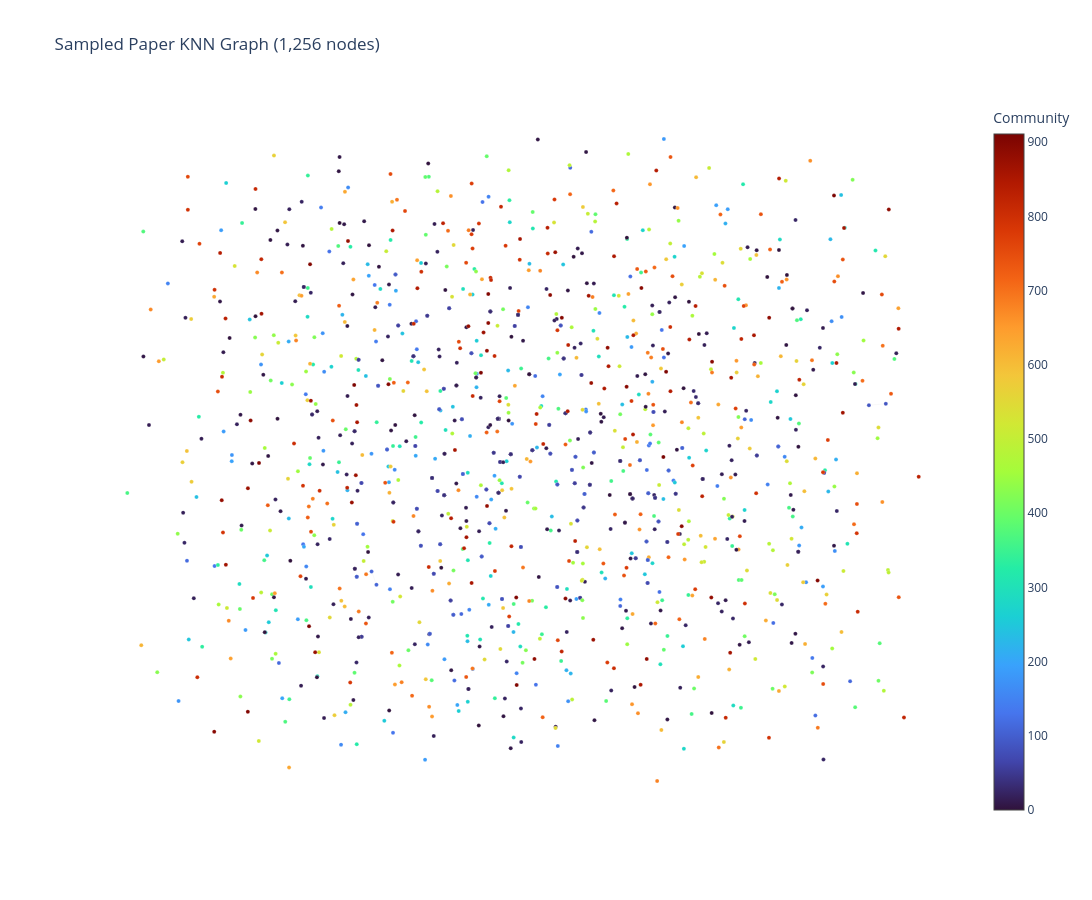

Write notebook code for a chart like this one.
### Markdown cell above
## §7  Interactive Visualisation (Sampled Sub-Graph)

Sample ≤ `SAMPLING_SIZE` nodes (stratified by community), spring layout, Plotly HTML.
Also: community × topic cross-table (+ NMI).

### Code cell
# §7  Interactive Sampled Graph Visualisation
# ══════════════════════════════════════════════════════════════════════
import plotly.graph_objects as go


def sample_subgraph(nodes_df, edges_df, max_nodes=5000, seed=42):
    """Stratified sampling up to max_nodes."""
    rng = np.random.RandomState(seed)
    n_comms = nodes_df["community_id"].nunique()
    max_per = max(10, max_nodes // n_comms)
    sampled_ids = []
    for cid, grp in nodes_df.groupby("community_id"):
        ids = grp.index.tolist()
        if len(ids) > max_per:
            ids = rng.choice(ids, size=max_per, replace=False).tolist()
        sampled_ids.extend(ids)
    if len(sampled_ids) > max_nodes:
        sampled_ids = rng.choice(sampled_ids, size=max_nodes, replace=False).tolist()

    id_set = set(sampled_ids)
    sub_edges = edges_df[
        edges_df["i"].isin(id_set) & edges_df["j"].isin(id_set)].copy()
    old2new = {old: new for new, old in enumerate(sorted(id_set))}
    sub_nodes = nodes_df.loc[sorted(id_set)].reset_index(drop=True)
    sub_edges["i"] = sub_edges["i"].map(old2new)
    sub_edges["j"] = sub_edges["j"].map(old2new)
    sub_edges = sub_edges.dropna(subset=["i", "j"])
    sub_edges["i"] = sub_edges["i"].astype(int)
    sub_edges["j"] = sub_edges["j"].astype(int)
    print(f"Sampled sub-graph: {len(sub_nodes):,} nodes, {len(sub_edges):,} edges")
    return sub_nodes, sub_edges, old2new


def make_interactive_graph(sub_nodes, sub_edges, output_path, seed=42):
    """Spring layout + Plotly scatter."""
    n = len(sub_nodes)
    g = ig.Graph(n=n, directed=False)
    el = list(zip(sub_edges["i"].tolist(), sub_edges["j"].tolist()))
    if el:
        g.add_edges(el)

    print("Computing layout ...")
    np.random.seed(seed)
    layout = g.layout_fruchterman_reingold(niter=500)
    coords = np.array(layout.coords)
    
    max_draw = 20_000
    draw_e = sub_edges if len(sub_edges) <= max_draw else \
             sub_edges.sample(n=max_draw, random_state=seed)
    edge_x, edge_y = [], []
    for _, r in draw_e.iterrows():
        ii, jj = int(r["i"]), int(r["j"])
        if ii < len(coords) and jj < len(coords):
            edge_x += [coords[ii,0], coords[jj,0], None]
            edge_y += [coords[ii,1], coords[jj,1], None]

    edge_trace = go.Scatter(
        x=edge_x, y=edge_y, mode="lines",
        line=dict(width=0.3, color="rgba(180,180,180,0.3)"),
        hoverinfo="none")
    hover = [
        f"id={r['paper_id']}<br>year={r['year']}<br>"
        f"country={r['country']}<br>topic={r['topic']}<br>"
        f"comm={r['community_id']}<br>deg={r['degree']}"
        for _, r in sub_nodes.iterrows()]
    node_trace = go.Scatter(
        x=coords[:, 0], y=coords[:, 1], mode="markers",
        marker=dict(size=4, color=sub_nodes["community_id"].values,
                    colorscale="Turbo", showscale=True,
                    colorbar=dict(title="Community"),
                    line=dict(width=0.2, color="white")),
        text=hover, hoverinfo="text")

    fig = go.Figure(data=[edge_trace, node_trace])
    fig.update_layout(
        title=f"Sampled Paper KNN Graph ({len(sub_nodes):,} nodes)",
        showlegend=False,
        xaxis=dict(showgrid=False, zeroline=False, showticklabels=False),
        yaxis=dict(showgrid=False, zeroline=False, showticklabels=False),
        width=1200, height=900, template="plotly_white")
    fig.write_html(str(output_path))
    print(f"Saved {output_path}")
    try:
        fig.show()
    except Exception as _e:
        print(f"fig.show() failed ({_e}); open the HTML file instead.")


def community_topic_crosstab(nodes_df):
    """Community x Topic cross-table + NMI."""
    valid = nodes_df[nodes_df["topic"] != -1].copy()
    if len(valid) == 0:
        print("No valid topics for cross-tab")
        return None, None
    ct = pd.crosstab(valid["community_id"], valid["topic"])
    print(f"Community x Topic cross-tab: {ct.shape}")
    try:
        from sklearn.metrics import normalized_mutual_info_score
        nmi = normalized_mutual_info_score(
            valid["community_id"].values, valid["topic"].values)
        print(f"NMI(community, topic) = {nmi:.4f}")
    except Exception:
        nmi = None
    return ct, nmi


sub_nodes, sub_edges, _ = sample_subgraph(
    nodes, edges_raw, max_nodes=SAMPLING_SIZE, seed=SEED)
make_interactive_graph(
    sub_nodes, sub_edges, FIGS_DIR / "sampled_graph.html", seed=SEED)
ct_table, nmi_val = community_topic_crosstab(nodes)

### Figure 1 — Plotly figure (JSON) as saved in the notebook; plotly's stock layout.template omitted (floating-point values rounded to 4 significant figures; data arrays with more than 128 entries replaced by an {"elided": "..."} marker saying what was removed)
{"data": [{"hoverinfo": "none", "line": {"color": "rgba(180,180,180,0.3)", "width": 0.3}, "mode": "lines", "type": "scatter", "x": {"elided": "438 float values"}, "y": {"elided": "438 float values"}}, {"hoverinfo": "text", "marker": {"color": {"elided": "1256 int values"}, "colorbar": {"title": {"text": "Community"}}, "colorscale": [[0, "#30123b"], [0.07143, "#4145ab"], [0.1429, "#4675ed"], [0.2143, "#39a2fc"], [0.2857, "#1bcfd4"], [0.3571, "#24eca6"], [0.4286, "#61fc6c"], [0.5, "#a4fc3b"], [0.5714, "#d1e834"], [0.6429, "#f3c63a"], [0.7143, "#fe9b2d"], [0.7857, "#f36315"], [0.8571, "#d93806"], [0.9286, "#b11901"], [1, "#7a0402"]], "line": {"color": "white", "width": 0.2}, "showscale": true, "size": 4}, "mode": "markers", "text": {"elided": "1256 str values"}, "type": "scatter", "x": {"elided": "1256 float values"}, "y": {"elided": "1256 float values"}}], "layout": {"height": 900, "showlegend": false, "title": {"text": "Sampled Paper KNN Graph (1,256 nodes)"}, "width": 1200, "xaxis": {"showgrid": false, "showticklabels": false, "zeroline": false}, "yaxis": {"showgrid": false, "showticklabels": false, "zeroline": false}}}
